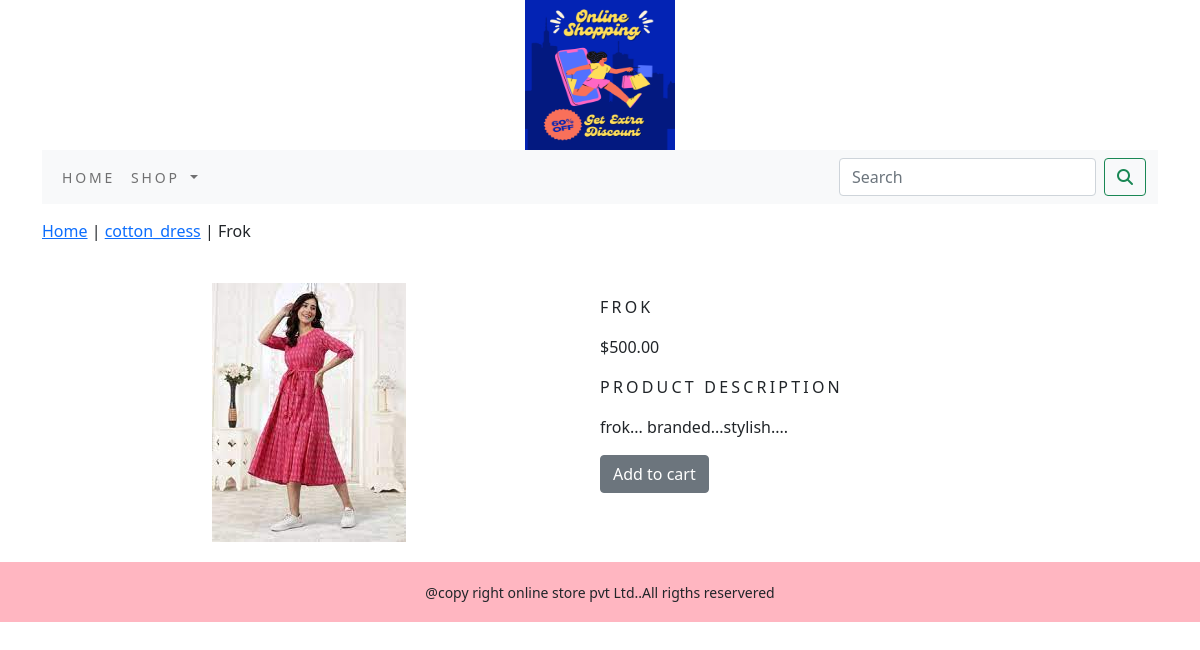
The page /ecommerceapp/cotton_dress/frok/ on the database its author committed.
### ecommerceapp/models.py (models this page shows, shortened)
class Product(models.Model):
    name = models.CharField(max_length=250, unique=True)
    slug = models.SlugField(max_length=250, unique=True)
    description = models.TextField(blank=True)
    price = models.DecimalField(max_digits=10, decimal_places=2)
    category = models.ForeignKey(Category, on_delete=models.CASCADE)
    image = models.ImageField(upload_to='product', blank=True)
    stock = models.IntegerField()
    available = models.BooleanField(default=True)
    created = models.DateTimeField(auto_now_add=True)
    updated = models.DateTimeField(auto_now=True)
    class Meta:
        ordering = ('name',)
        verbose_name = 'product'
        verbose_name_plural = 'products'

class Category(models.Model):
    name = models.CharField(max_length=250, unique=True)
    slug = models.SlugField(max_length=250, unique=True)
    description = models.TextField(blank=True)
    image = models.ImageField(upload_to='category', blank=True)
    class Meta:
        ordering = ('name',)
        verbose_name = 'Category'
        verbose_name_plural = 'categories'
    def get_url(self):
        return reverse('ecommerceapp:products_by_category',args=[self.slug])
    def __str__(self):
        return '{}'.format(self.name)

### ecommerceapp/views.py (the view)
# urls.py: path('<slug:c_slug>/<slug:product_slug>/',views.proDetail,name='prodCatdetail')
def proDetail(request,c_slug,product_slug):
    try:
        product=Product.objects.get(category__slug=c_slug,slug=product_slug)
    except Exception as e:
        raise e
    return render(request,'product.html',{'product':product})

### cart/context_processors.py (called while the page is built)
def counter(request):
    item_count=0
    if 'admin' in request.path:
        return {}
    else:
        try:
            cart=Cart.objects.filter(cart_id=_cart_id(request))
            cart_items= CartItem.objects.all().filter(cart=cart[:1])
            for cart_item in cart_items:
                item_count+= cart_item.quantity
        except Cart.DoesNotExists:
            item_count=0
    return dict(item_count=item_count)

### cart/views.py (called while the page is built)
def _cart_id(request):
    cart=request.session.session_key
    if not cart:
        cart=request.session.create()
    return cart

### ecommerceapp/context_processors.py (called while the page is built)
def menu_links(request):
    links=Category.objects.all()
    return dict(links=links)

### templates/product.html (shortened to what this page needs)
{% extends 'base.html' %}
{% load static %}
{% block content %}
<div class="row my_prod-row-class">
    <div class="mx_auto">
        <p> <a href="{% url 'ecommerceapp:allProdCat' %}">Home</a> | <a href="{{product.category.get_url}}">{{product.category}}</a> | {{product.name}} </p>
    </div>
<div class="container"></div>
<br>
<div class="row">
    <div class="col-12 col-sm-12 col-md-12 col-lg-6 text-center">
        <div style="min-width:18rem;">
            <img src="{{product.image.url}}"  alt="{{product.name}}">
        </div>
    </div>
        <div class="col-12 col-sm-12 col-md-12 col-lg-6">
            <div>
            <h1 class="my_prod_title">{{product.name}}</h1>
            <p>${{product.price}}</p>
            <p class="my_title">Product Description</p>
            <p class="text-justify my_prod_text">{{product.description}}</p>
            {% if product.stock <= 0 %}
            <p class="text-justify my_prod_text"><b>OUT OF STOCK</b></p>
            {% else %}
            <a class="btn btn-secondary" href="{% url 'cart:add_cart' product.id %}">Add to cart</a>
            {% endif %}
        </div>
    </div>
</div>
    </div>
</div>
{% endblock %}

### static/css/custom.css (style rules this page uses)
body { font-family: 'Roboto', sans-serif; }
.my_title { font-size : 16px; text-transform : uppercase; letter-spacing : .2em; }
.my_prod-row-class { padding-top:15px; padding-bottom:20px; }
.my_prod_title { font-size:16px; text-transform:uppercase; letter-spacing:.2em; padding-top:15px; padding-bottom:10px; }
.my_prod_text { padding-right:20px; }

### rows shown on the page
Product: category "cotton_dress", name "Frok", image (picture), name "FROK", price "500.00", description "frok... branded...stylish...."
